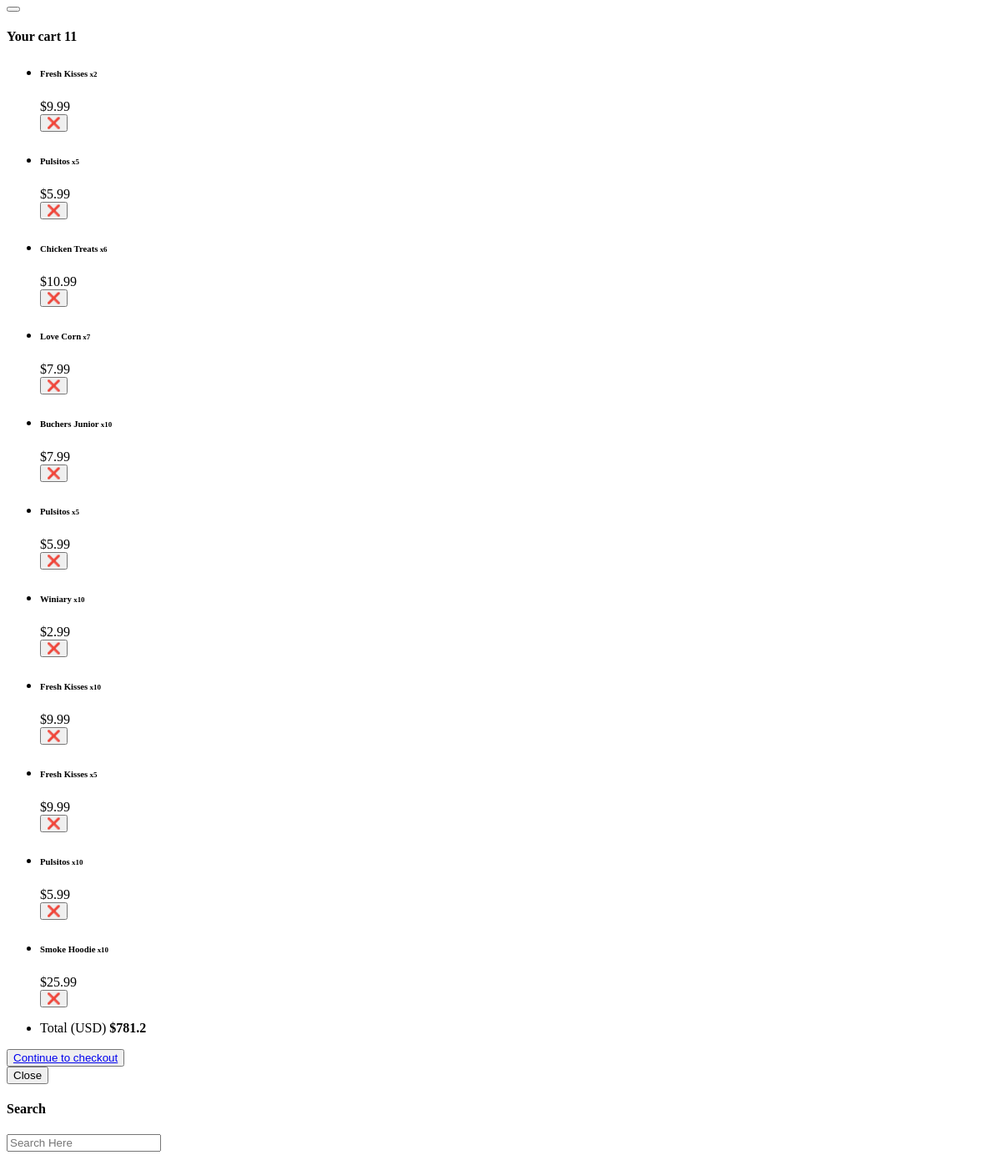
The page /cart (signed in) on the database as committed earlier.
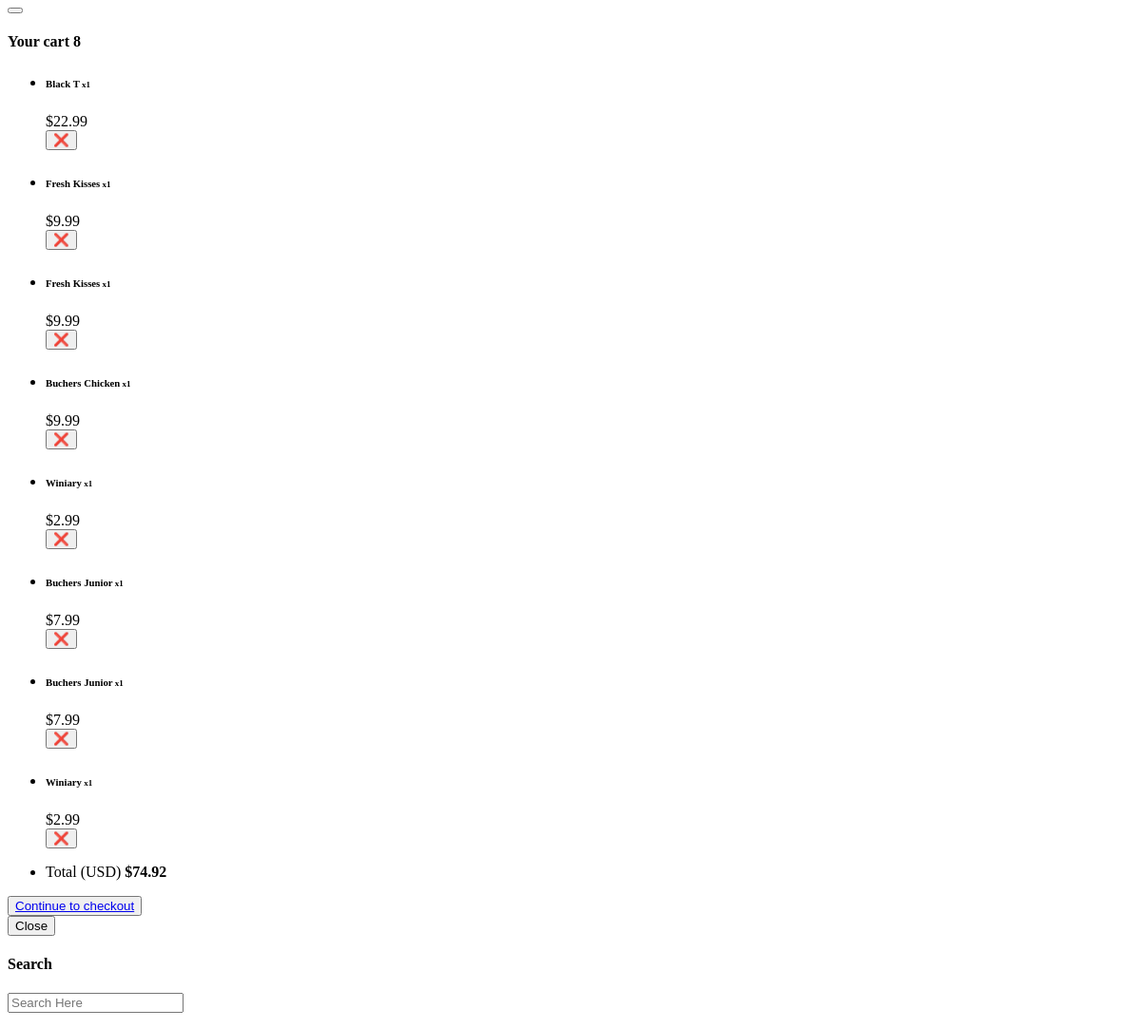
The same page on the database as committed later.
### main.py (models this page shows)
class Cart(db.Model):
    id = db.Column(db.Integer, primary_key=True)
    name = db.Column(db.String(80), nullable=False)
    quantity = db.Column(db.Integer, nullable=False, default=1)
    price = db.Column(db.Float, nullable=False)
    user_id = db.Column(db.Integer, db.ForeignKey('user.id'))
    foodies_id = db.Column(db.Integer, db.ForeignKey('foodies.id'))
    clothing_id = db.Column(db.Integer, db.ForeignKey('clothing.id'))

### main.py (the view)
@app.route('/cart')
def show_cart():
    cart_items = []
    total_price = 0
    if current_user.is_authenticated:
        cart_items = Cart.query.filter_by(user_id=current_user.id).all()
        total_price = sum(item.price * item.quantity for item in cart_items)
    print(f"Cart items: {cart_items}")
    return render_template('cart.html', cart_items=cart_items, total_price=total_price, current_user=current_user)

### main.py (called while the page is built)
@login_manager.user_loader
def load_user(user_id):
    return db.session.get(User, user_id)

### templates/cart.html (shortened to what this page needs)
<div class="offcanvas offcanvas-end" data-bs-scroll="true" tabindex="-1" id="offcanvasCart" aria-labelledby="My Cart">
    <div class="offcanvas-header justify-content-center">
        <button type="button" class="btn-close" data-bs-dismiss="offcanvas" aria-label="Close"></button>
    </div>
    <div class="offcanvas-body">
        <div class="order-md-last">
            <h4 class="d-flex justify-content-between align-items-center mb-3">
                <span class="text-primary">Your cart</span>
                <span class="badge bg-primary rounded-circle pt-2">{{ cart_items|length }}</span>
            </h4>
            <ul class="list-group mb-3">
                {% if cart_items %}
                    {% for item in cart_items %}
                        <li class="list-group-item d-flex justify-content-between lh-sm">
                            <div>
                                <h6 class="my-0">{{ item.name }}<small class="text-body-secondary">
                                    x{{ item.quantity }}</small></h6>
                            </div>
                            <span class="text-body-secondary">${{ item.price }}</span>
                            <form action="{{ url_for('delete') }}" method="POST">
                                <input type="submit" name="reset" , value="❌">
                            </form>
                        </li>
                    {% endfor %}
                    <li class="list-group-item d-flex justify-content-between">
                        <span class="fw-bold">Total (USD)</span>
                        <strong>${{ total_price }}</strong>
                    </li>
                {% else %}
                    <li class="list-group-item d-flex justify-content-between">
                        <span>Your cart is empty.</span>
                    </li>
                {% endif %}
            </ul>
            <button class="w-100 btn btn-primary btn-lg" type="submit">
                <a href="{{ url_for('create_checkout_session') }}" class="text-white text-decoration-none">Continue to
                    checkout</a>
            </button>
        </div>
    </div>
</div>
<div class="offcanvas offcanvas-end" data-bs-scroll="true" tabindex="-1" id="offcanvasSearch"
     aria-labelledby="Search">
    <div class="offcanvas-header justify-content-center">
        <button type="button" class="btn-close" data-bs-dismiss="offcanvas" aria-label="Close">Close</button>
    </div>
    <div class="offcanvas-body">
        <div class="order-md-last">
            <h4 class="text-primary text-uppercase mb-3">
                Search
            </h4>
            <div class="search-bar border rounded-2 border-dark-subtle">
                <form id="search-form" class="text-center d-flex align-items-center" action="" method="">
                    <input type="text" class="form-control border-0 bg-transparent" placeholder="Search Here"/>
                </form>
            </div>
        </div>
    </div>
</div>

Rows that differ between the two databases and show on the page:
removed Cart: name "Fresh Kisses", quantity "5", price "9.99"
removed Cart: name "Pulsitos", quantity "10", price "5.99"
removed Cart: name "Smoke Hoodie", quantity "10", price "25.99"
changed Cart: name "Fresh Kisses" → "Black T"; quantity "2" → "1"; price "9.99" → "22.99"
changed Cart (number 2 of 8 on the later page): name "Pulsitos" → "Fresh Kisses"; quantity "5" → "1"; price "5.99" → "9.99"
changed Cart (number 3 of 8 on the later page): name "Chicken Treats" → "Fresh Kisses"; quantity "6" → "1"; price "10.99" → "9.99"
changed Cart: name "Love Corn" → "Buchers Chicken"; quantity "7" → "1"; price "7.99" → "9.99"
changed Cart (number 5 of 8 on the later page): name "Buchers Junior" → "Winiary"; quantity "10" → "1"; price "7.99" → "2.99"
changed Cart (number 6 of 8 on the later page): name "Pulsitos" → "Buchers Junior"; quantity "5" → "1"; price "5.99" → "7.99"
changed Cart (number 7 of 8 on the later page): name "Winiary" → "Buchers Junior"; quantity "10" → "1"; price "2.99" → "7.99"
changed Cart (number 8 of 8 on the later page): name "Fresh Kisses" → "Winiary"; quantity "10" → "1"; price "9.99" → "2.99"
Other text that changed with them:
{{ cart_items|length }}: "11" → "8"
{{ total_price }}: "781.2" → "74.92"
